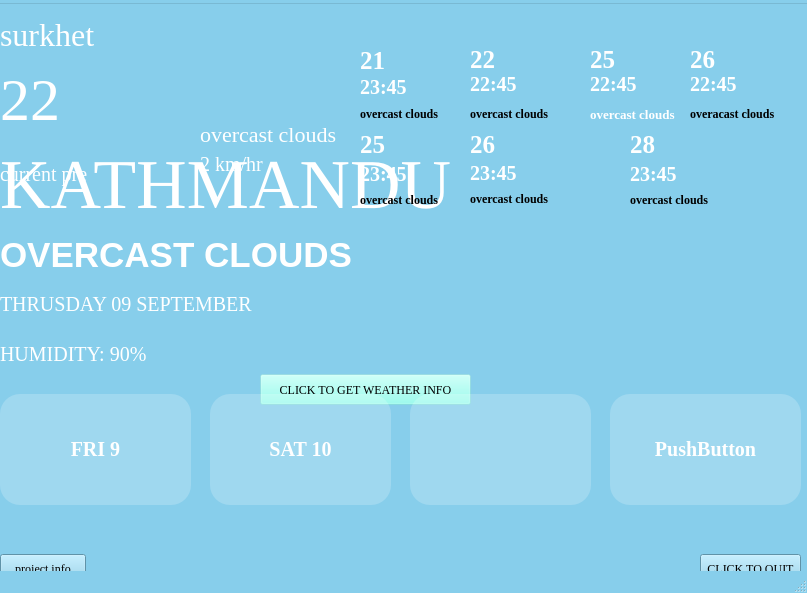
<?xml version="1.0" encoding="UTF-8"?>
<ui version="4.0">
 <class>MainWindow</class>
 <widget class="QMainWindow" name="MainWindow">
  <property name="geometry">
   <rect>
    <x>0</x>
    <y>0</y>
    <width>807</width>
    <height>593</height>
   </rect>
  </property>
  <property name="palette">
   <palette>
    <active>
     <colorrole role="Button">
      <brush brushstyle="SolidPattern">
       <color alpha="255">
        <red>135</red>
        <green>206</green>
        <blue>235</blue>
       </color>
      </brush>
     </colorrole>
     <colorrole role="Base">
      <brush brushstyle="SolidPattern">
       <color alpha="255">
        <red>135</red>
        <green>206</green>
        <blue>235</blue>
       </color>
      </brush>
     </colorrole>
     <colorrole role="Window">
      <brush brushstyle="SolidPattern">
       <color alpha="255">
        <red>135</red>
        <green>206</green>
        <blue>235</blue>
       </color>
      </brush>
     </colorrole>
    </active>
    <inactive>
     <colorrole role="Button">
      <brush brushstyle="SolidPattern">
       <color alpha="255">
        <red>135</red>
        <green>206</green>
        <blue>235</blue>
       </color>
      </brush>
     </colorrole>
     <colorrole role="Base">
      <brush brushstyle="SolidPattern">
       <color alpha="255">
        <red>135</red>
        <green>206</green>
        <blue>235</blue>
       </color>
      </brush>
     </colorrole>
     <colorrole role="Window">
      <brush brushstyle="SolidPattern">
       <color alpha="255">
        <red>135</red>
        <green>206</green>
        <blue>235</blue>
       </color>
      </brush>
     </colorrole>
    </inactive>
    <disabled>
     <colorrole role="Button">
      <brush brushstyle="SolidPattern">
       <color alpha="255">
        <red>135</red>
        <green>206</green>
        <blue>235</blue>
       </color>
      </brush>
     </colorrole>
     <colorrole role="Base">
      <brush brushstyle="SolidPattern">
       <color alpha="255">
        <red>135</red>
        <green>206</green>
        <blue>235</blue>
       </color>
      </brush>
     </colorrole>
     <colorrole role="Window">
      <brush brushstyle="SolidPattern">
       <color alpha="255">
        <red>135</red>
        <green>206</green>
        <blue>235</blue>
       </color>
      </brush>
     </colorrole>
    </disabled>
   </palette>
  </property>
  <property name="font">
   <font>
    <family>Times New Roman</family>
   </font>
  </property>
  <property name="cursor">
   <cursorShape>PointingHandCursor</cursorShape>
  </property>
  <property name="windowTitle">
   <string>MainWindow</string>
  </property>
  <property name="styleSheet">
   <string notr="true">QWidget {
   qlineargradient(spread:pad, x1:0, y1:1, x2:0, y2:0, stop:0 rgba(0, 0, 0, 255), stop:0.05 rgba(14, 8, 73, 255), stop:0.36 rgba(28, 17, 145, 255), stop:0.6 rgba(126, 14, 81, 255), stop:0.75 rgba(234, 11, 11, 255), stop:0.79 rgba(244, 70, 5, 255), stop:0.86 rgba(255, 136, 0, 255), stop:0.935 rgba(239, 236, 55, 255))
}
</string>
  </property>
  <widget class="QWidget" name="centralwidget">
   <widget class="QPushButton" name="GOTOMAINWINDOW">
    <property name="geometry">
     <rect>
      <x>260</x>
      <y>370</y>
      <width>211</width>
      <height>31</height>
     </rect>
    </property>
    <property name="sizePolicy">
     <sizepolicy hsizetype="Preferred" vsizetype="Preferred">
      <horstretch>0</horstretch>
      <verstretch>0</verstretch>
     </sizepolicy>
    </property>
    <property name="styleSheet">
     <string notr="true">background-color: rgba(126, 255, 236, 0.2); /* Correct usage with transparency */
color: black; /* Text color */
</string>
    </property>
    <property name="text">
     <string>CLICK TO GET WEATHER INFO</string>
    </property>
   </widget>
   <widget class="QPushButton" name="QuitButton">
    <property name="geometry">
     <rect>
      <x>700</x>
      <y>550</y>
      <width>101</width>
      <height>29</height>
     </rect>
    </property>
    <property name="text">
     <string>CLICK TO QUIT</string>
    </property>
   </widget>
   <widget class="QPushButton" name="InitialButton">
    <property name="geometry">
     <rect>
      <x>0</x>
      <y>550</y>
      <width>86</width>
      <height>29</height>
     </rect>
    </property>
    <property name="text">
     <string>project info</string>
    </property>
   </widget>
   <widget class="QLabel" name="firstdisplay">
    <property name="geometry">
     <rect>
      <x>0</x>
      <y>130</y>
      <width>481</width>
      <height>101</height>
     </rect>
    </property>
    <property name="styleSheet">
     <string notr="true">#firstdisplay {

	             
	color:rgb(255, 255, 255);
	
font-size:70px;
}
</string>
    </property>
    <property name="text">
     <string>KATHMANDU</string>
    </property>
   </widget>
   <widget class="QLabel" name="condition">
    <property name="geometry">
     <rect>
      <x>0</x>
      <y>220</y>
      <width>391</width>
      <height>61</height>
     </rect>
    </property>
    <property name="styleSheet">
     <string notr="true">#condition {
    color:rgb(255, 255, 255);
    font-family: Arial, sans-serif;  /* Changes the font type */
    font-size: 35px;                 /* Sets the font size */
    font-weight: bold;               /* Makes the text bold */
}
</string>
    </property>
    <property name="text">
     <string>OVERCAST CLOUDS</string>
    </property>
   </widget>
   <widget class="QLabel" name="date">
    <property name="geometry">
     <rect>
      <x>0</x>
      <y>270</y>
      <width>321</width>
      <height>61</height>
     </rect>
    </property>
    <property name="styleSheet">
     <string notr="true">#date{
	color: white;
font-size: 20px;

}</string>
    </property>
    <property name="text">
     <string>THRUSDAY 09 SEPTEMBER</string>
    </property>
   </widget>
   <widget class="QLabel" name="humidity">
    <property name="geometry">
     <rect>
      <x>0</x>
      <y>320</y>
      <width>151</width>
      <height>61</height>
     </rect>
    </property>
    <property name="styleSheet">
     <string notr="true">#humidity{
	color:white;
	font-size: 20px;
}
</string>
    </property>
    <property name="text">
     <string>HUMIDITY: 90%</string>
    </property>
   </widget>
   <widget class="QLabel" name="currentlocation">
    <property name="geometry">
     <rect>
      <x>0</x>
      <y>10</y>
      <width>281</width>
      <height>41</height>
     </rect>
    </property>
    <property name="cursor">
     <cursorShape>ForbiddenCursor</cursorShape>
    </property>
    <property name="styleSheet">
     <string notr="true">color: rgb(255, 255, 255);
font-size: 32px;
</string>
    </property>
    <property name="text">
     <string>surkhet</string>
    </property>
   </widget>
   <widget class="QLabel" name="currenttemperature">
    <property name="geometry">
     <rect>
      <x>0</x>
      <y>50</y>
      <width>181</width>
      <height>91</height>
     </rect>
    </property>
    <property name="cursor">
     <cursorShape>ForbiddenCursor</cursorShape>
    </property>
    <property name="styleSheet">
     <string notr="true">#currenttemperature{
color:rgb(255, 255, 255);
font-size:60px;
}</string>
    </property>
    <property name="text">
     <string>22</string>
    </property>
   </widget>
   <widget class="QLabel" name="currentcondition">
    <property name="geometry">
     <rect>
      <x>200</x>
      <y>110</y>
      <width>171</width>
      <height>41</height>
     </rect>
    </property>
    <property name="cursor">
     <cursorShape>ForbiddenCursor</cursorShape>
    </property>
    <property name="styleSheet">
     <string notr="true">#currentcondition{
color:rgb(255, 255, 255);
font-size:22px;
}</string>
    </property>
    <property name="text">
     <string>overcast clouds</string>
    </property>
   </widget>
   <widget class="QLabel" name="currentwind">
    <property name="geometry">
     <rect>
      <x>200</x>
      <y>140</y>
      <width>121</width>
      <height>41</height>
     </rect>
    </property>
    <property name="cursor">
     <cursorShape>ForbiddenCursor</cursorShape>
    </property>
    <property name="styleSheet">
     <string notr="true">#currentwind{
color:rgb(255, 255, 255);
font-size:20px;
}</string>
    </property>
    <property name="text">
     <string>2 km/hr</string>
    </property>
   </widget>
   <widget class="QLabel" name="labeltemperature3">
    <property name="geometry">
     <rect>
      <x>590</x>
      <y>40</y>
      <width>51</width>
      <height>31</height>
     </rect>
    </property>
    <property name="font">
     <font>
      <family>Times New Roman</family>
      <pointsize>-1</pointsize>
      <bold>true</bold>
     </font>
    </property>
    <property name="cursor">
     <cursorShape>ForbiddenCursor</cursorShape>
    </property>
    <property name="styleSheet">
     <string notr="true">#labeltemperature3
{
color:rgb(255, 255, 255);
font-size:25px;
}</string>
    </property>
    <property name="text">
     <string>25</string>
    </property>
   </widget>
   <widget class="QLabel" name="labeltime3">
    <property name="geometry">
     <rect>
      <x>590</x>
      <y>70</y>
      <width>63</width>
      <height>21</height>
     </rect>
    </property>
    <property name="font">
     <font>
      <family>Times New Roman</family>
      <pointsize>-1</pointsize>
      <bold>true</bold>
     </font>
    </property>
    <property name="cursor">
     <cursorShape>ForbiddenCursor</cursorShape>
    </property>
    <property name="styleSheet">
     <string notr="true">#labeltime3
{
color:rgb(255, 255, 255);
font-size:20px;
}</string>
    </property>
    <property name="text">
     <string>22:45</string>
    </property>
   </widget>
   <widget class="QLabel" name="labelCondition3">
    <property name="geometry">
     <rect>
      <x>590</x>
      <y>100</y>
      <width>101</width>
      <height>20</height>
     </rect>
    </property>
    <property name="font">
     <font>
      <family>Times New Roman</family>
      <pointsize>-1</pointsize>
      <bold>true</bold>
     </font>
    </property>
    <property name="cursor">
     <cursorShape>ForbiddenCursor</cursorShape>
    </property>
    <property name="styleSheet">
     <string notr="true">#labelCondition3
{
color:rgb(255, 255, 255);
font-size:13px;
}</string>
    </property>
    <property name="text">
     <string>overcast clouds</string>
    </property>
   </widget>
   <widget class="QLabel" name="labeltemperature4">
    <property name="geometry">
     <rect>
      <x>690</x>
      <y>40</y>
      <width>71</width>
      <height>31</height>
     </rect>
    </property>
    <property name="font">
     <font>
      <family>Times New Roman</family>
      <pointsize>-1</pointsize>
      <bold>true</bold>
     </font>
    </property>
    <property name="cursor">
     <cursorShape>ForbiddenCursor</cursorShape>
    </property>
    <property name="styleSheet">
     <string notr="true">#labeltemperature4
{
color:rgb(255, 255, 255);
font-size:25px;
}</string>
    </property>
    <property name="text">
     <string>26</string>
    </property>
   </widget>
   <widget class="QLabel" name="labeltime4">
    <property name="geometry">
     <rect>
      <x>690</x>
      <y>70</y>
      <width>71</width>
      <height>21</height>
     </rect>
    </property>
    <property name="font">
     <font>
      <family>Times New Roman</family>
      <pointsize>-1</pointsize>
      <bold>true</bold>
     </font>
    </property>
    <property name="cursor">
     <cursorShape>ForbiddenCursor</cursorShape>
    </property>
    <property name="styleSheet">
     <string notr="true">#labeltime4
{
color:rgb(255, 255, 255);
font-size:20px;
}</string>
    </property>
    <property name="text">
     <string>22:45</string>
    </property>
   </widget>
   <widget class="QLabel" name="labelCondition4">
    <property name="geometry">
     <rect>
      <x>690</x>
      <y>100</y>
      <width>111</width>
      <height>20</height>
     </rect>
    </property>
    <property name="font">
     <font>
      <family>Times New Roman</family>
      <bold>true</bold>
     </font>
    </property>
    <property name="cursor">
     <cursorShape>ForbiddenCursor</cursorShape>
    </property>
    <property name="styleSheet">
     <string notr="true">#labelcondition4
{
color:rgb(255, 255, 255);
font-size:12px;
}</string>
    </property>
    <property name="text">
     <string>overacast clouds</string>
    </property>
   </widget>
   <widget class="QLabel" name="labeltime2">
    <property name="geometry">
     <rect>
      <x>470</x>
      <y>70</y>
      <width>61</width>
      <height>21</height>
     </rect>
    </property>
    <property name="font">
     <font>
      <family>Times New Roman</family>
      <pointsize>-1</pointsize>
      <bold>true</bold>
     </font>
    </property>
    <property name="cursor">
     <cursorShape>ForbiddenCursor</cursorShape>
    </property>
    <property name="styleSheet">
     <string notr="true">#labeltime2{
color:rgb(255, 255, 255);
font-size:20px;
}</string>
    </property>
    <property name="text">
     <string>22:45</string>
    </property>
   </widget>
   <widget class="QLabel" name="labeltime1">
    <property name="geometry">
     <rect>
      <x>360</x>
      <y>70</y>
      <width>48</width>
      <height>27</height>
     </rect>
    </property>
    <property name="font">
     <font>
      <family>Times New Roman</family>
      <pointsize>-1</pointsize>
      <bold>true</bold>
     </font>
    </property>
    <property name="cursor">
     <cursorShape>ForbiddenCursor</cursorShape>
    </property>
    <property name="styleSheet">
     <string notr="true">#labeltime1{
color:rgb(255, 255, 255);
font-size:20px;
}</string>
    </property>
    <property name="text">
     <string>23:45</string>
    </property>
   </widget>
   <widget class="QLabel" name="labeltemperature2">
    <property name="geometry">
     <rect>
      <x>470</x>
      <y>40</y>
      <width>51</width>
      <height>31</height>
     </rect>
    </property>
    <property name="font">
     <font>
      <family>Times New Roman</family>
      <pointsize>-1</pointsize>
      <bold>true</bold>
     </font>
    </property>
    <property name="cursor">
     <cursorShape>ForbiddenCursor</cursorShape>
    </property>
    <property name="styleSheet">
     <string notr="true">#labeltemperature2
{
color:rgb(255, 255, 255);
font-size:25px;
}</string>
    </property>
    <property name="text">
     <string>22</string>
    </property>
   </widget>
   <widget class="QLabel" name="labeltemperature1">
    <property name="geometry">
     <rect>
      <x>360</x>
      <y>40</y>
      <width>51</width>
      <height>33</height>
     </rect>
    </property>
    <property name="font">
     <font>
      <family>Times New Roman</family>
      <pointsize>-1</pointsize>
      <bold>true</bold>
     </font>
    </property>
    <property name="cursor">
     <cursorShape>ForbiddenCursor</cursorShape>
    </property>
    <property name="styleSheet">
     <string notr="true">#labeltemperature1{
color:rgb(255, 255, 255);
font-size:25px;
}</string>
    </property>
    <property name="text">
     <string>21</string>
    </property>
   </widget>
   <widget class="QLabel" name="labelCondition1">
    <property name="geometry">
     <rect>
      <x>360</x>
      <y>100</y>
      <width>102</width>
      <height>20</height>
     </rect>
    </property>
    <property name="font">
     <font>
      <family>Times New Roman</family>
      <bold>true</bold>
     </font>
    </property>
    <property name="cursor">
     <cursorShape>ForbiddenCursor</cursorShape>
    </property>
    <property name="styleSheet">
     <string notr="true">#labelcondition1{
color:rgb(255, 255, 255);
font-size:10px;
text-align:left;
}</string>
    </property>
    <property name="text">
     <string>overcast clouds</string>
    </property>
   </widget>
   <widget class="QLabel" name="labelCondition2">
    <property name="geometry">
     <rect>
      <x>470</x>
      <y>100</y>
      <width>111</width>
      <height>20</height>
     </rect>
    </property>
    <property name="font">
     <font>
      <family>Times New Roman</family>
      <bold>true</bold>
     </font>
    </property>
    <property name="cursor">
     <cursorShape>ForbiddenCursor</cursorShape>
    </property>
    <property name="styleSheet">
     <string notr="true">#labelcondition2
{
color:rgb(255, 255, 255);
font-size:10px;
}</string>
    </property>
    <property name="text">
     <string>overcast clouds</string>
    </property>
   </widget>
   <widget class="QLabel" name="labeltemperature5">
    <property name="geometry">
     <rect>
      <x>360</x>
      <y>130</y>
      <width>61</width>
      <height>21</height>
     </rect>
    </property>
    <property name="font">
     <font>
      <family>Times New Roman</family>
      <pointsize>-1</pointsize>
      <bold>true</bold>
     </font>
    </property>
    <property name="cursor">
     <cursorShape>ForbiddenCursor</cursorShape>
    </property>
    <property name="styleSheet">
     <string notr="true">#labeltemperature5{
color:rgb(255, 255, 255);
font-size:25px;
}</string>
    </property>
    <property name="text">
     <string>25</string>
    </property>
   </widget>
   <widget class="QLabel" name="labelCondition5">
    <property name="geometry">
     <rect>
      <x>360</x>
      <y>180</y>
      <width>101</width>
      <height>31</height>
     </rect>
    </property>
    <property name="font">
     <font>
      <family>Times New Roman</family>
      <bold>true</bold>
     </font>
    </property>
    <property name="cursor">
     <cursorShape>ForbiddenCursor</cursorShape>
    </property>
    <property name="styleSheet">
     <string notr="true">#labelcondition5{
color:rgb(255, 255, 255);
font-size:10px;
text-align:left;
}</string>
    </property>
    <property name="text">
     <string>overcast clouds</string>
    </property>
   </widget>
   <widget class="QLabel" name="labeltime5">
    <property name="geometry">
     <rect>
      <x>360</x>
      <y>160</y>
      <width>71</width>
      <height>20</height>
     </rect>
    </property>
    <property name="font">
     <font>
      <family>Times New Roman</family>
      <pointsize>-1</pointsize>
      <bold>true</bold>
     </font>
    </property>
    <property name="cursor">
     <cursorShape>ForbiddenCursor</cursorShape>
    </property>
    <property name="styleSheet">
     <string notr="true">#labeltime5{
color:rgb(255, 255, 255);
font-size:20px;
}</string>
    </property>
    <property name="text">
     <string>23:45</string>
    </property>
   </widget>
   <widget class="QLabel" name="labeltemperature6">
    <property name="geometry">
     <rect>
      <x>470</x>
      <y>130</y>
      <width>63</width>
      <height>21</height>
     </rect>
    </property>
    <property name="font">
     <font>
      <family>Times New Roman</family>
      <pointsize>-1</pointsize>
      <bold>true</bold>
     </font>
    </property>
    <property name="cursor">
     <cursorShape>ForbiddenCursor</cursorShape>
    </property>
    <property name="styleSheet">
     <string notr="true">#labeltemperature6
{
color:rgb(255, 255, 255);
font-size:25px;
}</string>
    </property>
    <property name="text">
     <string>26</string>
    </property>
   </widget>
   <widget class="QLabel" name="labeltime6">
    <property name="geometry">
     <rect>
      <x>470</x>
      <y>149</y>
      <width>63</width>
      <height>41</height>
     </rect>
    </property>
    <property name="font">
     <font>
      <family>Times New Roman</family>
      <pointsize>-1</pointsize>
      <bold>true</bold>
     </font>
    </property>
    <property name="cursor">
     <cursorShape>ForbiddenCursor</cursorShape>
    </property>
    <property name="styleSheet">
     <string notr="true">#labeltime6{
color:rgb(255, 255, 255);
font-size:20px;
}</string>
    </property>
    <property name="text">
     <string>23:45</string>
    </property>
   </widget>
   <widget class="QLabel" name="labelCondition6">
    <property name="geometry">
     <rect>
      <x>470</x>
      <y>179</y>
      <width>111</width>
      <height>31</height>
     </rect>
    </property>
    <property name="font">
     <font>
      <family>Times New Roman</family>
      <bold>true</bold>
     </font>
    </property>
    <property name="cursor">
     <cursorShape>ForbiddenCursor</cursorShape>
    </property>
    <property name="text">
     <string>overcast clouds</string>
    </property>
   </widget>
   <widget class="QLabel" name="labeltemperature7">
    <property name="geometry">
     <rect>
      <x>630</x>
      <y>120</y>
      <width>63</width>
      <height>41</height>
     </rect>
    </property>
    <property name="font">
     <font>
      <family>Times New Roman</family>
      <pointsize>-1</pointsize>
      <bold>true</bold>
     </font>
    </property>
    <property name="cursor">
     <cursorShape>ForbiddenCursor</cursorShape>
    </property>
    <property name="styleSheet">
     <string notr="true">#labeltemperature7
{
color:rgb(255, 255, 255);
font-size:25px;
}</string>
    </property>
    <property name="text">
     <string>28</string>
    </property>
   </widget>
   <widget class="QLabel" name="labeltime7">
    <property name="geometry">
     <rect>
      <x>630</x>
      <y>160</y>
      <width>63</width>
      <height>20</height>
     </rect>
    </property>
    <property name="font">
     <font>
      <family>Times New Roman</family>
      <pointsize>-1</pointsize>
      <bold>true</bold>
     </font>
    </property>
    <property name="cursor">
     <cursorShape>ForbiddenCursor</cursorShape>
    </property>
    <property name="styleSheet">
     <string notr="true">#labeltime7{
color:rgb(255, 255, 255);
font-size:20px;
}</string>
    </property>
    <property name="text">
     <string>23:45</string>
    </property>
   </widget>
   <widget class="QLabel" name="labelCondition7">
    <property name="geometry">
     <rect>
      <x>630</x>
      <y>180</y>
      <width>111</width>
      <height>31</height>
     </rect>
    </property>
    <property name="font">
     <font>
      <family>Times New Roman</family>
      <bold>true</bold>
     </font>
    </property>
    <property name="cursor">
     <cursorShape>ForbiddenCursor</cursorShape>
    </property>
    <property name="text">
     <string>overcast clouds</string>
    </property>
   </widget>
   <widget class="QLabel" name="currentpressure">
    <property name="geometry">
     <rect>
      <x>0</x>
      <y>150</y>
      <width>211</width>
      <height>41</height>
     </rect>
    </property>
    <property name="cursor">
     <cursorShape>ForbiddenCursor</cursorShape>
    </property>
    <property name="styleSheet">
     <string notr="true">#currentpressure{
color:rgb(255, 255, 255);
font-size:20px;
}</string>
    </property>
    <property name="text">
     <string>current pre</string>
    </property>
   </widget>
   <widget class="QLabel" name="currentweathericon">
    <property name="geometry">
     <rect>
      <x>180</x>
      <y>40</y>
      <width>91</width>
      <height>81</height>
     </rect>
    </property>
    <property name="cursor">
     <cursorShape>ForbiddenCursor</cursorShape>
    </property>
    <property name="text">
     <string/>
    </property>
    <property name="pixmap">
     <pixmap resource="images.qrc">:/new/prefix1/weather images/sunnyday.png</pixmap>
    </property>
   </widget>
   <widget class="QPushButton" name="pushButtonday1">
    <property name="geometry">
     <rect>
      <x>0</x>
      <y>390</y>
      <width>191</width>
      <height>111</height>
     </rect>
    </property>
    <property name="font">
     <font>
      <family>Times New Roman</family>
      <pointsize>-1</pointsize>
      <bold>true</bold>
     </font>
    </property>
    <property name="cursor">
     <cursorShape>PointingHandCursor</cursorShape>
    </property>
    <property name="styleSheet">
     <string notr="true">#pushButtonday1{
background-color: rgba(255, 255, 255, 0.2);
border: 0.01px solid #2980b9;  /* Button border style */
    border-radius: 20px;        /* Set the radius for rounded corners */
    color: white;               /* Text color */
     
font-size:20px;
}
#pushButtonday1:hover {
    background-color: rgba(173, 216, 230, 0.9);  /* Slightly more opaque on hover */
}</string>
    </property>
    <property name="text">
     <string>FRI 9</string>
    </property>
   </widget>
   <widget class="QPushButton" name="pushButtonday2">
    <property name="geometry">
     <rect>
      <x>210</x>
      <y>390</y>
      <width>181</width>
      <height>111</height>
     </rect>
    </property>
    <property name="font">
     <font>
      <family>Times New Roman</family>
      <pointsize>-1</pointsize>
      <bold>true</bold>
     </font>
    </property>
    <property name="cursor">
     <cursorShape>PointingHandCursor</cursorShape>
    </property>
    <property name="styleSheet">
     <string notr="true">#pushButtonday2{
background-color: rgba(255, 255, 255, 0.2);
border: 0.01px solid #2980b9;  /* Button border style */
    border-radius: 20px;        /* Set the radius for rounded corners */
    color: white;               /* Text color */
     
font-size:20px;
}
#pushButtonday2:hover {
    background-color: rgba(173, 216, 230, 0.7);  /* Slightly more opaque on hover */
}</string>
    </property>
    <property name="text">
     <string>SAT 10</string>
    </property>
   </widget>
   <widget class="QPushButton" name="pushButtonday3">
    <property name="geometry">
     <rect>
      <x>410</x>
      <y>390</y>
      <width>181</width>
      <height>111</height>
     </rect>
    </property>
    <property name="font">
     <font>
      <family>Times New Roman</family>
      <pointsize>-1</pointsize>
      <bold>true</bold>
     </font>
    </property>
    <property name="cursor">
     <cursorShape>PointingHandCursor</cursorShape>
    </property>
    <property name="styleSheet">
     <string notr="true">#pushButtonday3{
background-color: rgba(255, 255, 255, 0.2);
border: 0.01px solid #2980b9;  /* Button border style */
    border-radius: 20px;        /* Set the radius for rounded corners */
    color: white;               /* Text color */
     
font-size:20px;
}
#pushButtonday3:hover {
    background-color: rgba(173, 216, 230, 0.7);  /* Slightly more opaque on hover */
}</string>
    </property>
    <property name="text">
     <string/>
    </property>
   </widget>
   <widget class="QPushButton" name="pushButtonday4">
    <property name="geometry">
     <rect>
      <x>610</x>
      <y>390</y>
      <width>191</width>
      <height>111</height>
     </rect>
    </property>
    <property name="font">
     <font>
      <family>Times New Roman</family>
      <pointsize>-1</pointsize>
      <bold>true</bold>
     </font>
    </property>
    <property name="cursor">
     <cursorShape>PointingHandCursor</cursorShape>
    </property>
    <property name="styleSheet">
     <string notr="true">#pushButtonday4{
background-color: rgba(255, 255, 255, 0.2);
border: 0.01px solid #2980b9;  /* Button border style */
    border-radius: 20px;        /* Set the radius for rounded corners */
    color: white;               /* Text color */
     
font-size:20px;
}
#pushButtonday4:hover {
    background-color: rgba(173, 216, 230, 0.7);  /* Slightly more opaque on hover */
}</string>
    </property>
    <property name="text">
     <string>PushButton</string>
    </property>
   </widget>
  </widget>
  <widget class="QMenuBar" name="menubar">
   <property name="geometry">
    <rect>
     <x>0</x>
     <y>0</y>
     <width>807</width>
     <height>25</height>
    </rect>
   </property>
   <widget class="QMenu" name="menuweather_app">
    <property name="title">
     <string/>
    </property>
   </widget>
   <widget class="QMenu" name="menu">
    <property name="title">
     <string/>
    </property>
   </widget>
   <addaction name="menuweather_app"/>
   <addaction name="menu"/>
  </widget>
  <widget class="QStatusBar" name="statusbar"/>
 </widget>
 <resources>
  <include location="images.qrc"/>
 </resources>
 <connections/>
</ui>
